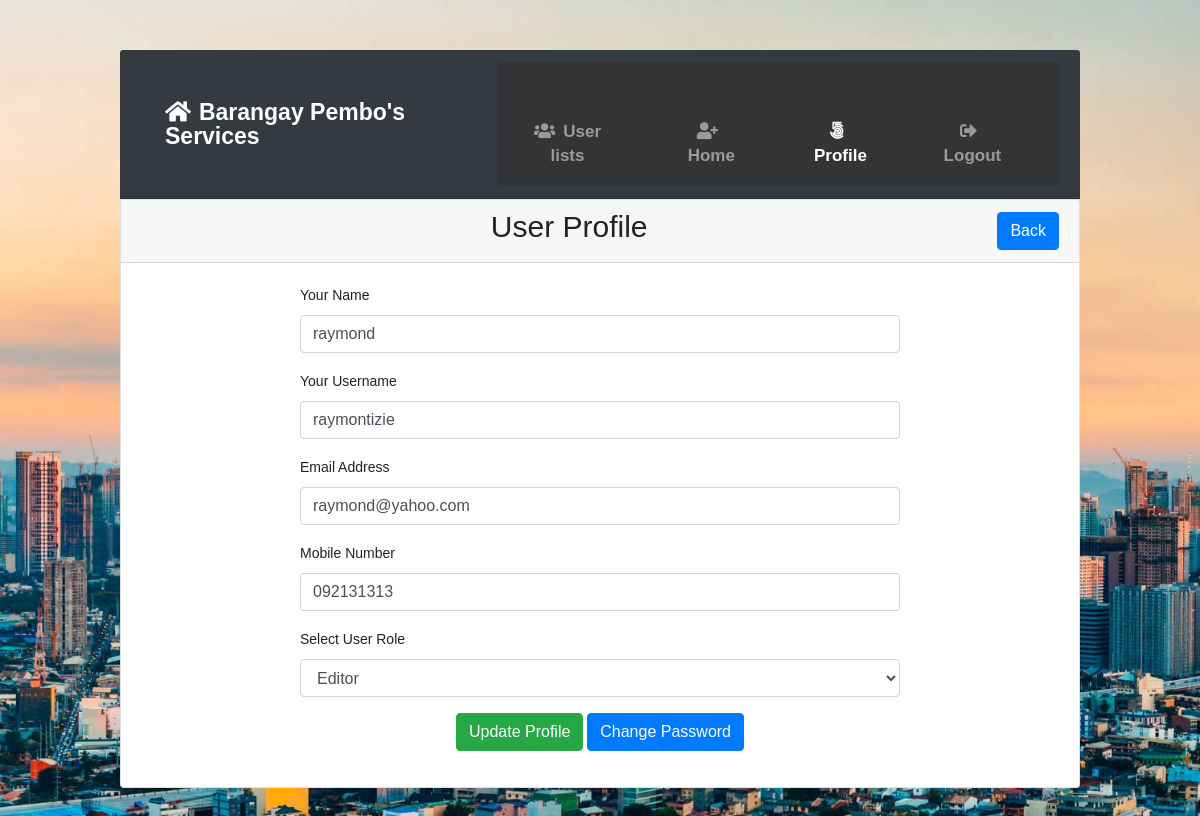
Screenshot of /profile.php?id=35 (signed in) with the database file from the repository.
### tables this page shows
CREATE TABLE `tbl_users` (
  `id` int(11) NOT NULL,
  `name` varchar(255) DEFAULT NULL,
  `username` varchar(255) DEFAULT NULL,
  `email` varchar(255) DEFAULT NULL,
  `password` varchar(255) DEFAULT NULL,
  `mobile` varchar(25) DEFAULT NULL,
  `roleid` tinyint(4) DEFAULT NULL,
  `isActive` tinyint(4) DEFAULT 0,
  `created_at` timestamp NOT NULL DEFAULT current_timestamp(),
  `updated_at` timestamp NOT NULL DEFAULT current_timestamp()
);

### classes/Users.php (called while the page is built, shortened)
<?php
include 'lib/Database.php';
include_once 'lib/Session.php';
class Users{
  private $db;
  public function __construct(){
    $this->db = new Database();
  }
    public function getUserInfoById($userid){
      $sql = "SELECT * FROM tbl_users WHERE id = :id LIMIT 1";
      $stmt = $this->db->pdo->prepare($sql);
      $stmt->bindValue(':id', $userid);
      $stmt->execute();
      $result = $stmt->fetch(PDO::FETCH_OBJ);
      if ($result) {
        return $result;
      }else{
        return false;
      }
    }
}

### lib/Database.php (called while the page is built, shortened)
<?php
class  Database{
  public $pdo;
  public function __construct(){
    if (!isset($this->pdo)) {
      try {
        $link = new PDO('mysql:host='.DB_HOST.'; dbname='.DB_NAME, DB_USER, DB_PASS);
        $link->setAttribute(PDO::ATTR_ERRMODE, PDO::ERRMODE_EXCEPTION);
        $link->exec("SET CHARACTER SET utf8");
        $this->pdo  =  $link;
      } catch (PDOException $e) {
        die("Connection error...".$e->getMessage());
      }
    }
  }
}

### lib/Session.php (called while the page is built, shortened)
<?php
class Session{
  public static function get($key) {
    if (isset($_SESSION[$key])) {
      return $_SESSION[$key];
    }
    else{
      return false;
    }
  }
}

### profile.php (the view, shortened to what this page needs)
<!DOCTYPE html>
<html>
<head>
    <link rel="stylesheet" type="text/css" href="main.css">
    <?php
    include 'inc/header.php';
    if (isset($_GET['id'])) {
        $userid = preg_replace('/[^a-zA-Z0-9-]/', '', (int)$_GET['id']);
    }
    ?>
</head>
<body>
    <div class="card ">
        <div class="card-header">
            <h3 class='text-center1'>User Profile <span class="float-right"> <a href="index.php" class="btn btn-primary">Back</a> </h3>
        </div>
        <div class="card-body">
            <?php
            $getUinfo = $users->getUserInfoById($userid);
            if ($getUinfo) {
                ?>
                <div style="width:600px; margin:0px auto">
                    <form class="" action="" method="POST">
                        <div class="form-group">
                            <label for="name">Your Name</label>
                            <input type="text" name="name" value="<?php echo $getUinfo->name; ?>" class="form-control">
                        </div>
                        <div class="form-group">
                            <label for="username">Your Username</label>
                            <input type="text" name="username" value="<?php echo $getUinfo->username; ?>" class="form-control">
                        </div>
                        <div class="form-group">
                            <label for="email">Email Address</label>
                            <input type="email" id="email" name="email" value="<?php echo $getUinfo->email; ?>" class="form-control">
                        </div>
                        <div class="form-group">
                            <label for="mobile">Mobile Number</label>
                            <input type="text" id="mobile" name="mobile" value="<?php echo $getUinfo->mobile; ?>" class="form-control">
                        </div>
            <?php if (Session::get("roleid") == '4' || (Session::get("roleid") == '1' && Session::get("id") != $getUinfo->id)) { ?>
                <div class="form-group
                    <?php if (Session::get("id") == $getUinfo->id && Session::get("roleid") == '1') {
                        echo "d-none";
                }
            ?>">
                            <div class="form-group">
                                <label for="sel1">Select User Role</label>
                                <select class="form-control" name="roleid" id="roleid">
                                    <?php
                                    if ($getUinfo->roleid == '1') {
                                        ?>
                                        <option value="1" selected='selected'>Admin</option>
                                        <option value="2">Editor</option>
                                        <option value="3">User</option>
                                        <option value="4">SuperAdmin</option>
                                    <?php } elseif ($getUinfo->roleid == '2') {
                                        ?>
                                        <option value="2" selected='selected'>Editor</option>
                                    <?php } ?>
                                </select>
                            </div>
                        </div>
                    <?php } else { ?>
                        <input type="hidden" name="roleid" value="<?php echo $getUinfo->roleid; ?>">
                    <?php } ?>
                    <?php if (Session::get("id") == $getUinfo->id) { ?>
                        <div class="form-group text-center">
                            <button type="submit" name="update" class="btn btn-success">Update Profile</button>
                            <a class="btn btn-primary" href="changepass.php?id=<?php echo $getUinfo->id; ?>">Change Password</a>
                        </div>
                    <?php } elseif (Session::get("roleid") == '1' || Session::get("roleid") == '4') { ?>
                        <div class="form-group text-center">
                            <button type="submit" name="update" class="btn btn-success">Update Profile</button>
                            <a class="btn btn-primary" href="changepass.php?id=<?php echo $getUinfo->id; ?>">Change Password</a>
                        </div>
                    <?php } elseif (Session::get("roleid") == '2') { ?>
                        <div class="form-group text-center">
                            <button type="submit" name="update" class="btn btn-success">Update Profile</button>
                        </div>
                    <?php } else { ?>
                        <div class="form-group">
                            <a class="btn btn-primary" href="index.php">Ok</a>
                        </div>
                    <?php } ?>
                </form>
            </div>
        <?php } else {
            header('Location:index.php');
        } ?>
    </div>
</div>

### main.css (style rules this page uses)
body, h1, h2, h3, p, ul, li { margin: 0; padding: 0; }
body { background-image: url('images/MakatiWP.jpg'); background-size: cover; background-repeat: no-repeat; background-attachment: fixed; font-family: Arial, sans-serif; }
h3 { font-size: 18px; margin-top: 10px; text-align: center; }
.card { margin-bottom: 80px; }

### assets/style.css (style rules this page uses)
body { line-height: 24px; font-size: 14px; font-style: normal; font-weight: normal; visibility: visible; font-family: 'Nunito', sans-serif; color: #222; }
h1, h2, h3, h4, h5, h6 { color: #222; font-family: 'Nunito', sans-serif; font-weight: 400; margin-top: 0; }
h3 { font-size: 24px; line-height: 30px; }

### rows the page displays
tbl_users: name "raymond", username "raymontizie", email "raymond@yahoo.com", mobile "092131313", roleid "Editor"
